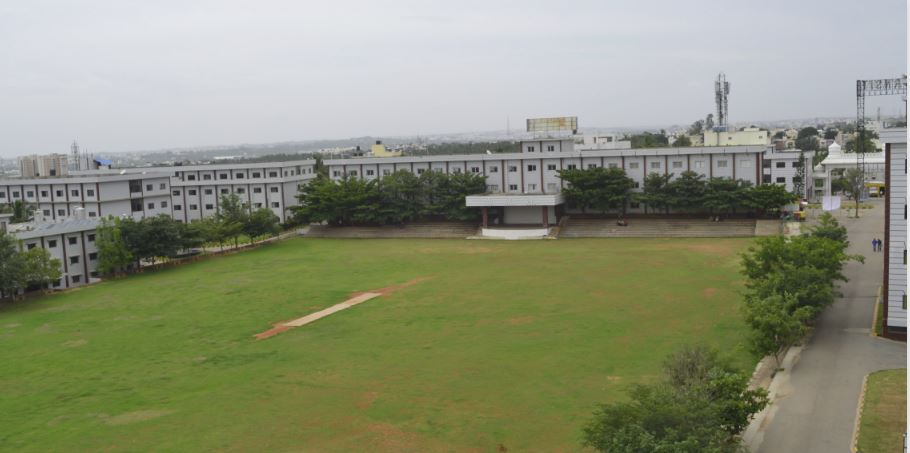
#> input picture Lab_Programs/Programs From (7-12)/Images/rnsit.jpeg, 910 x 453 px
$ python Program_9.py
#> lines starting #> are read from the running program, lines starting #| are printed output that depends on the picture; after the words box and inside, x2 and y2 are one past the last pixel; in counts of white or black regions, pixels touching at a corner belong together
#  Read an image and extract and display low-level features such as edges, textures using filtering techniques.

import cv2
import numpy as np
import matplotlib.pyplot as plt

# Load the image
image_path = "./Images/rnsit.jpeg"  # Replace with the path to your image
img = cv2.imread(image_path)
#> img is the input picture: shape (453, 910, 3); mean B, G, R 118.5, 143, 138.6

# Convert the image to grayscale
gray = cv2.cvtColor(img, cv2.COLOR_BGR2GRAY)
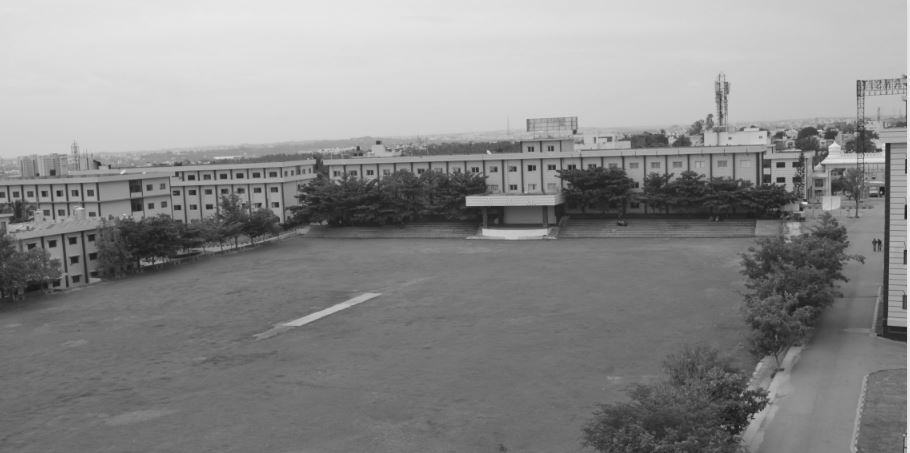
#> gray: shape (453, 910); min 16, max 241, mean 138.9

# Edge detection
edges = cv2.Canny(gray, 100, 200)  # Use Canny edge detector
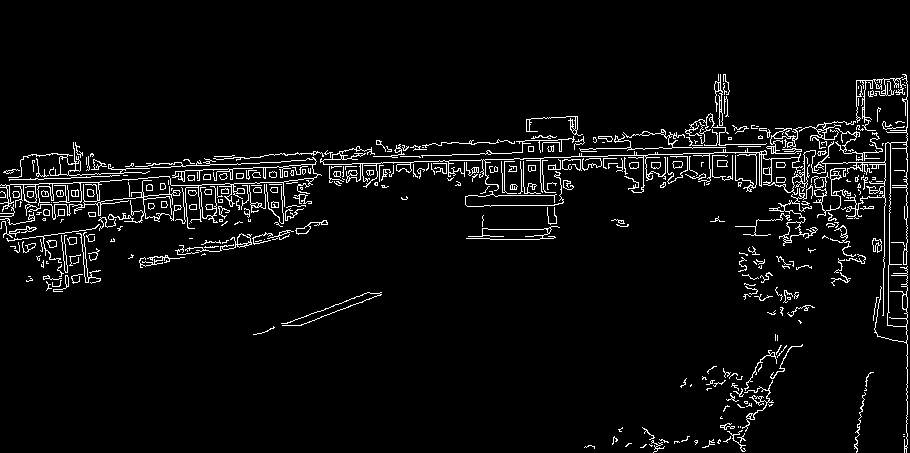
#> edges: shape (453, 910); 4.6% white in thin lines or dots, all inside (x1, y1, x2, y2) = (0, 74, 908, 453)

# Texture extraction
kernel = np.ones((5, 5), np.float32) / 25  # Define a 5x5 averaging kernel
texture = cv2.filter2D(gray, -1, kernel)  # Apply the averaging filter for texture extraction

# Display the original image, edges, and texture using matplotlib
plt.figure(figsize=(10, 5))

# Display the original image
plt.subplot(1, 3, 1)
plt.title("Original Image")
plt.imshow(cv2.cvtColor(img, cv2.COLOR_BGR2RGB))
plt.axis('off')

# Display the edges
plt.subplot(1, 3, 2)
plt.title("Edges")
plt.imshow(edges, cmap='gray')
plt.axis('off')

# Display the texture
plt.subplot(1, 3, 3)
plt.title("Texture")
plt.imshow(texture, cmap='gray')
plt.axis('off')

plt.show()
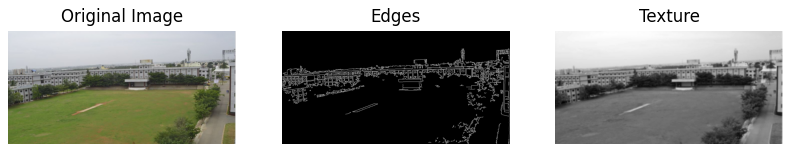
#> figure drawn by matplotlib, 3 panels

$ run again, with Lab_Programs/Programs From (7-12)/Images/HumanFaces.jpeg copied over Lab_Programs/Programs From (7-12)/Images/rnsit.jpeg
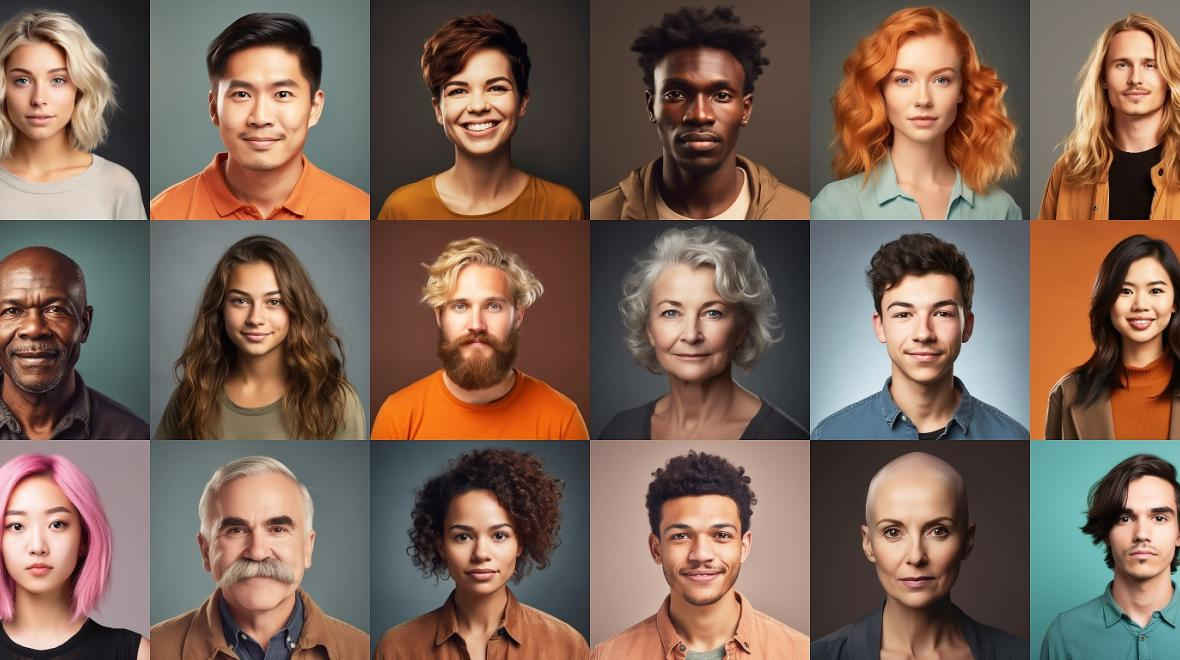
#> input picture Lab_Programs/Programs From (7-12)/Images/HumanFaces.jpeg, 1180 x 660 px
#> img is the input picture: shape (660, 1180, 3); mean B, G, R 86.8, 100.2, 123.9
#> `edges = cv2.Canny(gray, 100, 200)`:
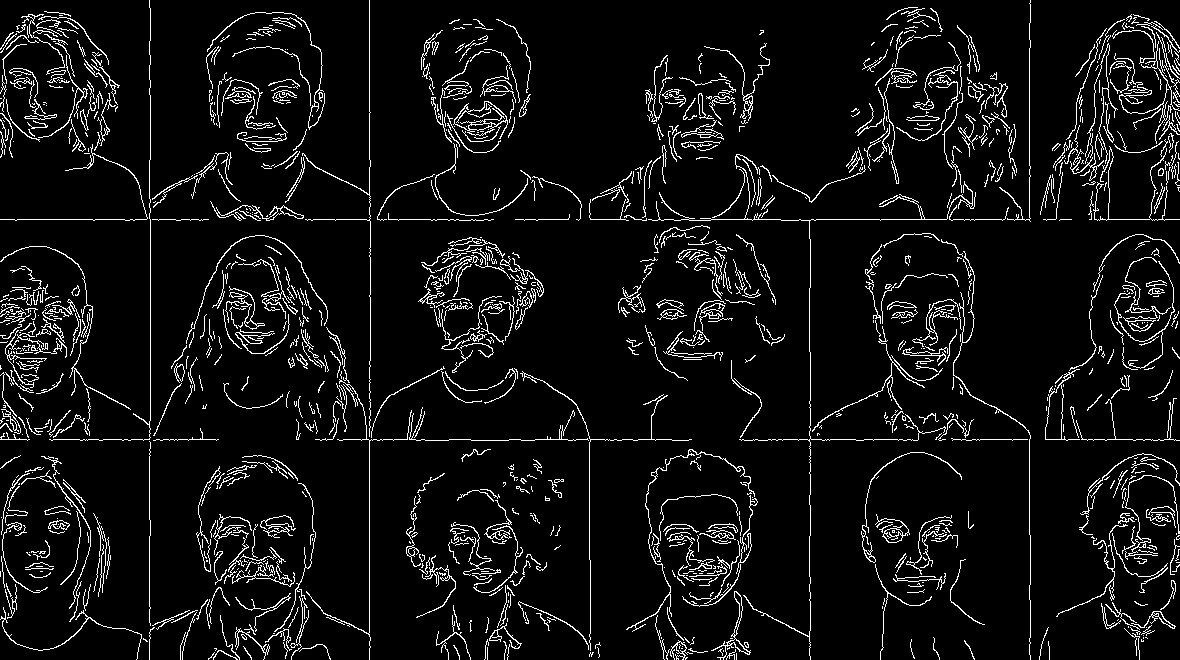
#> edges: shape (660, 1180); 6.6% white in thin lines or dots
#> `plt.show()`:
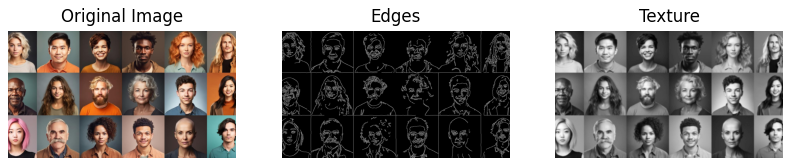
#> figure drawn by matplotlib, 3 panels
